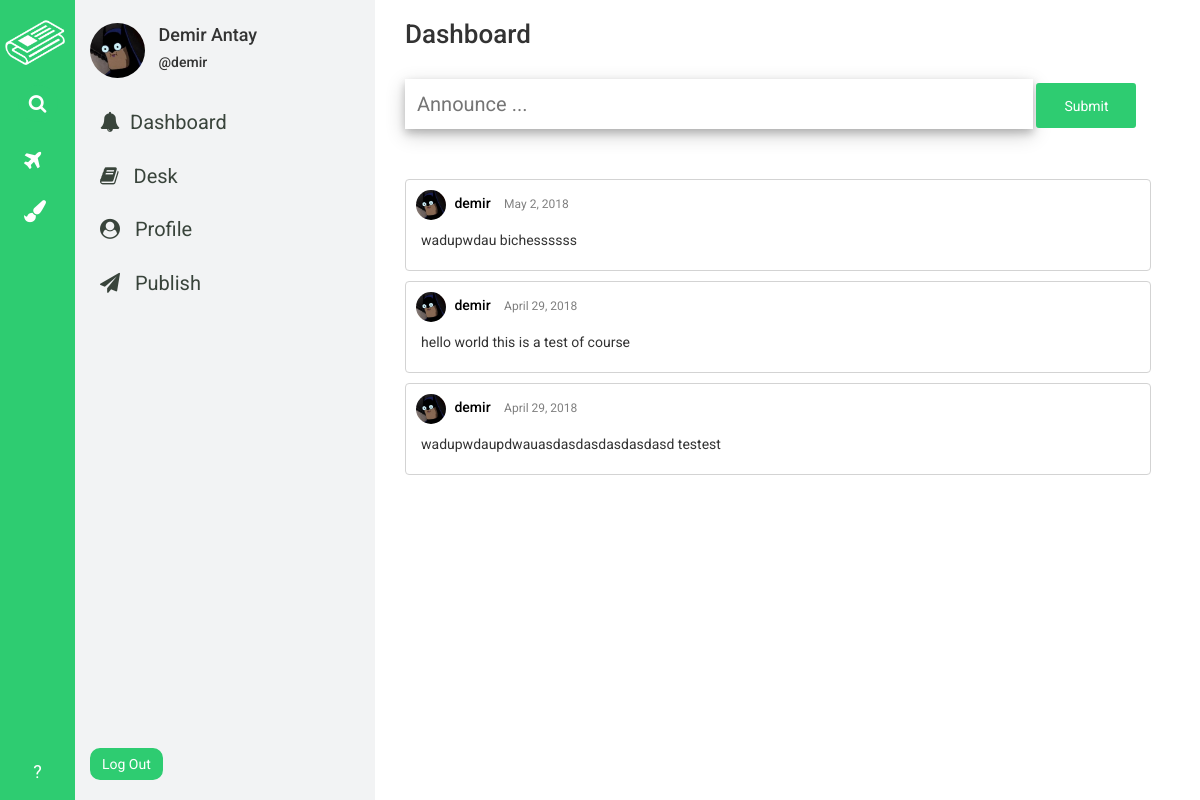
Page /home/dashboard/ (signed in) on the earlier database version.
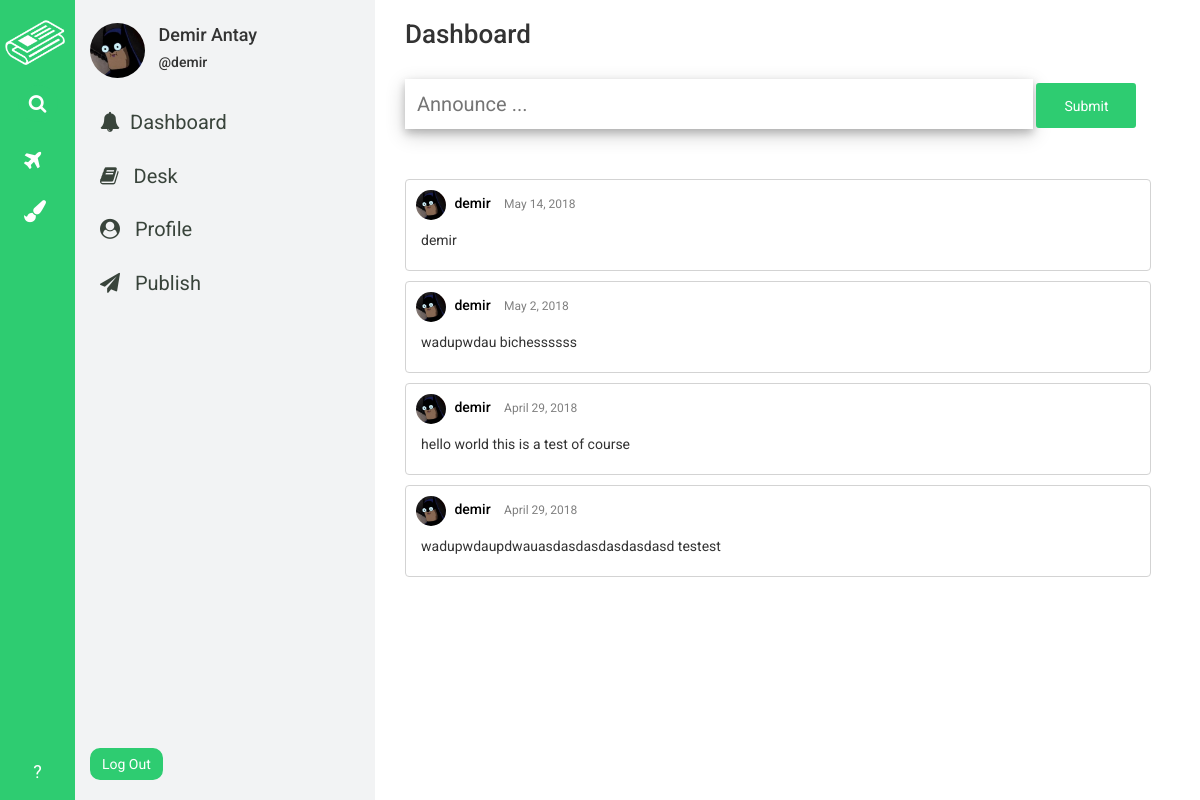
Same page on the later database version.
### desk_app/models.py (models this page shows, shortened)
class DeskWorkers(models.Model):
    worker = models.ForeignKey(User, on_delete=models.CASCADE)
    joined_desk = models.ForeignKey(Desk, on_delete=models.CASCADE)

class Desk(models.Model):
    sub_editor = models.ForeignKey(User, on_delete=models.CASCADE)
    image = models.ImageField(
        upload_to='deks_images/', blank=False, null=False
    )
    CATEGORY_CHOICES = (
        ('WORLD', 'fa fa-globe'),
        ('METRO', 'fa fa-building'),
        ('POLITICS', 'fa-flag'),
        ('BUSINESS', 'fa fa-suitcase'),
        ('TECH', 'fa fa-code'),
        ('SCIENCE', 'fa fa-flask'),
        ('OPINION', 'fa fa-gavel'),
        ('HEALTH', 'fa fa-heart'),
        ('SPORTS', 'fa fa-bicycle'),
        ('ARTS', 'fa fa-paint-brush'),
        ('BOOKS', 'fa fa-book'),
        ('STYLE', 'fa fa-eye'),
        ('TRAVEL', 'fa fa-plane'),
        ('MAGAZINE', 'fa fa-file'),
        ('TABLOID', 'fa fa-phone'),
    )
    CATEGORY_COLOR_CHOICES = (
        ('WORLD', '#3498DB'),
        ('METRO', '#2980B9'),
        ('POLITICS', '#5D6D7E'),
        ('BUSINESS', '#2E4053'),
        ('TECH', '#F4D03F'),
        ('SCIENCE', '#2ECC71'),
        ('OPINION', '#9B59B6'),
        ('HEALTH', '#E74C3C'),
        ('SPORTS', '#58D68D'),
        ('ARTS', '#F39C12'),
        ('BOOKS', '#E67E22'),
        ('STYLE', '#F5B7B1'),
        ('TRAVEL', '#BB8FCE'),
        ('MAGAZINE', '#8E44AD'),
        ('TABLOID', '#A569BD'),
    )
    category = models.CharField(max_length=50, choices=CATEGORY_CHOICES)
    category_color = models.CharField(
        max_length=50, choices=CATEGORY_COLOR_CHOICES
    )
    name = models.CharField(max_length=30)
    description = models.TextField()
    creation_date = models.DateField(default=timezone.now)

### home_app/models.py (models this page shows, shortened)
class Announcament(models.Model):
    user = models.ForeignKey(User, on_delete=models.CASCADE)
    profile_settings = models.ForeignKey(
        ProfileSettings, on_delete=models.CASCADE, null=True, blank=True,
    )
    content = models.TextField(blank=False, null=False)
    publish_date = models.DateField(default=timezone.now)

### profile_app/models.py (models this page shows, shortened)
class ProfileSettings(models.Model):
    user = models.OneToOneField(User, on_delete=models.CASCADE)
    profile_photo = models.ImageField(
        upload_to='profile_photos/', blank=False, null=False
    )
    name = models.CharField(max_length=200, blank=False, null=False)
    bio = models.TextField(blank=False, null=False)
    personal_link = models.CharField(max_length=200, blank=False, null=False)

### home_app/views.py (the view, shortened to what this page needs)
# urls.py: path('home/dashboard/', views.dashboard, name='dashboard'),
@login_required
def dashboard(request):
    current_user = get_object_or_404(User, pk=request.user.id)
    try:
        current_user_settings = ProfileSettings.objects.get(user=current_user)
    except ObjectDoesNotExist:
        current_user_settings = None
    try:
        all_announcaments = Announcament.objects.order_by('-publish_date')
    except ObjectDoesNotExist:
        all_announcaments = None
    try:
        current_user_desks = DeskWorkers.objects.filter(worker=current_user)
    except ObjectDoesNotExist:
        current_user_desks = None
    data = {
        'current_user': current_user,
        'has_home_navbar': True,
        'current_user_settings': current_user_settings,
        'all_announcaments': all_announcaments,
        'current_user_desks': current_user_desks,
    }
    return render(request, 'home_app/dashboard.html', context=data)

### templates/home_app/dashboard.html (shortened to what this page needs)
{% extends 'base.html' %}
{% load staticfiles %}
{% block css_link %}
<link rel="stylesheet" href="{% static 'home_app/css/dashboard.css' %}" />
{% endblock %}
{% block content %}
<div id="wrapper">
  <h3 id="header">Dashboard</h3>
  <br />
  <form id="announcament-form" method="post" action="{% url 'dashboard' %}">
    <input type="text" placeholder="Announce ... " id="announcament-content" name="content"/>
    <input value="Submit" type="submit" id="announcament_submit_form" name="announcament_submit_button"/>
  </form>
  <div id="announcaments">
    {% for announcament in all_announcaments %}
      <div id="announcament-cell">
        <div id="announcament-cell-author-info">
          {% if announcament.profile_settings %}
            <a href=""><img src="{{ announcament.profile_settings.profile_photo.url }}" alt="pp" height="30px" width="30px"/></a>
          {% else %}
            <a href=""><img src="{% static 'news_app/assets/pp.jpg' %}" alt="pp" height="30px" width="30px"</a>
          {% endif %}
          <a href=""><h5>{{ announcament.user.username }}</h5></a>
          <p>{{ announcament.publish_date }}</p>
        </div>
        <p>{{ announcament.content }}</p>
      </div>
    {% endfor %}
  </div>
</div>
{% endblock %}

### templates/base.html (shortened to what this page needs)
{% load staticfiles %}
<!DOCTYPE html>
<html>
<head>
  <link rel="stylesheet" href="https://maxcdn.bootstrapcdn.com/bootstrap/3.3.7/css/bootstrap.min.css">
  <link rel="stylesheet" href="https://cdnjs.cloudflare.com/ajax/libs/font-awesome/4.7.0/css/font-awesome.min.css">
  <link rel="stylesheet" href="{% static 'base.css' %}">
  {% block css_link %}{% endblock %}
</head>
<body>
  {% if has_home_navbar == True %}
    <div id="home-navbar-left-part">
      <a href="{% url 'dashboard' %}"><img src="{% static 'assets/white-logo.png' %}" alt="logo"/></a>
      <a id="home-search-link" href="{% url 'search' %}"><p class="text-center"><i class="fa fa-search"></i></p></a>
      <div id="home-desk-links">
        {% for desk in current_user_desks %}
          <a href="{% url 'to_do' deskname=desk.joined_desk.name %}" id="desk-link"><p><i class="{{ desk.joined_desk.get_category_display }}"></i> <span>{{ desk.joined_desk.name }}</span></p></a>
        {% endfor %}
      </div>
      <a id="home-help-link" href="" class="text-center"><p class="text-center">?</p></a>
    </div>
    <div id="home-navbar-right-part">
      <div id="right-part-author-info">
        <img src="{{ current_user_settings.profile_photo.url }}" alt="ss" height="55px" width="55px" />
        <div id="right-part-author-name">
          <h4> {{ current_user_settings.name }}</h4>
          <h5>@{{ current_user.username }}</h5>
        </div>
      </div>
      <a href="{% url 'dashboard' %}"><i class="fa fa-bell"></i>Dashboard</a>
      <a href="{% url 'desk_browse' %}"><i class="fa fa-book"></i> Desk</a>
      <a href="{% url 'contributions' %}"><i class="fa fa-user-circle"></i> Profile</a>
      <a href="{% url 'publish' %}"><i class="fa fa-paper-plane"></i> Publish</a>
      <form method="POST" action="{% url 'logout' %}" id="logout_form">
        <input type="submit" value="Log Out" />
      </form>
    </div>
  {% endif %}
  {% block content %}{% endblock %}
</body>
</html>

Differences in the rows shown:
added Announcament: profile_settings.profile_photo (picture), user.username "demir", publish_date "May 14, 2018", content "demir"
